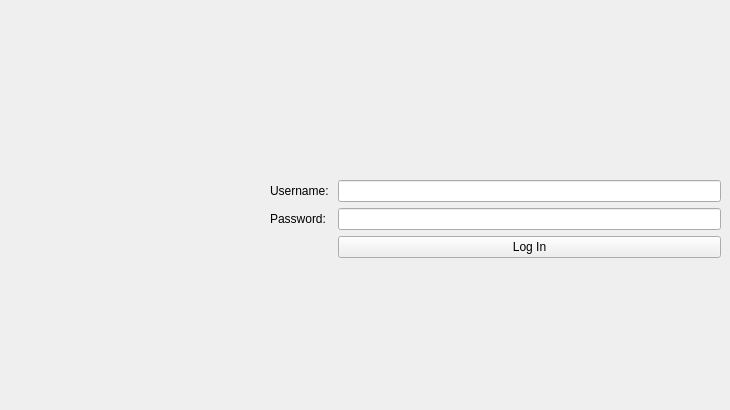
    <widget class="QWidget" name="login">
     <widget class="QWidget" name="formLayoutWidget">
      <property name="geometry">
       <rect>
        <x>270</x>
        <y>180</y>
        <width>451</width>
        <height>221</height>
       </rect>
      </property>
      <layout class="QFormLayout" name="formLayout">
       <item row="0" column="1">
        <widget class="QLineEdit" name="username_line"/>
       </item>
       <item row="0" column="0">
        <widget class="QLabel" name="username_label">
         <property name="text">
          <string>Username: </string>
         </property>
         <property name="buddy">
          <cstring>username_line</cstring>
         </property>
        </widget>
       </item>
       <item row="1" column="1">
        <widget class="QLineEdit" name="password_line">
         <property name="echoMode">
          <enum>QLineEdit::Password</enum>
         </property>
        </widget>
       </item>
       <item row="1" column="0">
        <widget class="QLabel" name="password_label">
         <property name="text">
          <string>Password:</string>
         </property>
         <property name="buddy">
          <cstring>password_line</cstring>
         </property>
        </widget>
       </item>
       <item row="2" column="1">
        <widget class="QPushButton" name="login_button">
         <property name="text">
          <string>Log In</string>
         </property>
        </widget>
       </item>
      </layout>
     </widget>
    </widget>
